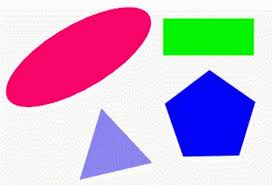
#> input picture contour1.jpg, 272 x 185 px
$ python Contours.py
#> lines starting #> are read from the running program, lines starting #| are printed output that depends on the picture; after the words box and inside, x2 and y2 are one past the last pixel; in counts of white or black regions, pixels touching at a corner belong together
import cv2

I = cv2.imread("contour1.jpg")
#> I is the input picture: shape (185, 272, 3); mean B, G, R 206.4, 176, 200
# cv2.imshow("contour1.jpg", I)

height = I.shape[0]
#> height = 185
width = I.shape[1]
#> width = 272
I_1 = cv2.resize(I, (width * 2, height * 2))
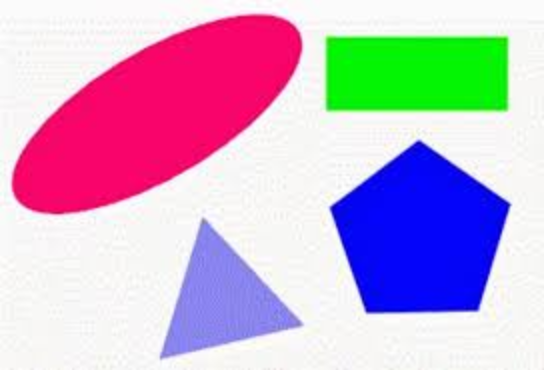
#> I_1: shape (370, 544, 3); mean B, G, R 206.4, 176, 200
# cv2.imshow("contour resize", I_1)

Ig = cv2.cvtColor(I_1, cv2.COLOR_BGR2GRAY)
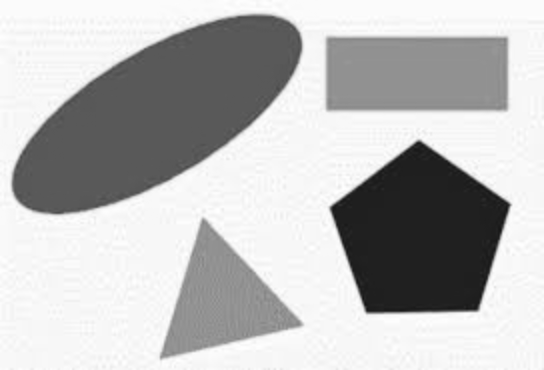
#> Ig: shape (370, 544); min 22, max 255, mean 186.7
thresh, Ib = cv2.threshold(Ig, 0, 255, cv2.THRESH_OTSU)
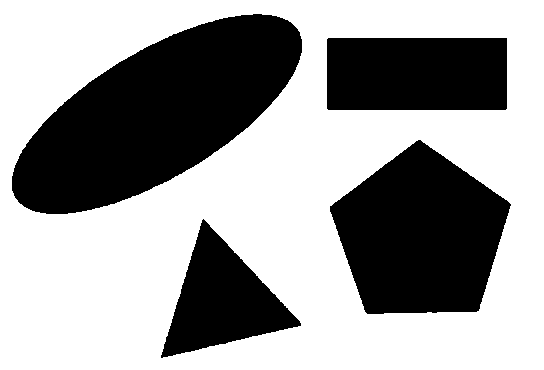
#> Ib: shape (370, 544); 61.8% white; 4 black regions
#> thresh = 168

contours,_ = cv2.findContours(Ib, cv2.RETR_TREE, cv2.CHAIN_APPROX_SIMPLE)
#> contours = 5 contours; box (x1, y1, x2, y2) and area: (0, 0, 544, 370) 200367, (11, 13, 303, 215) 33136, (329, 139, 512, 315) 22058, (326, 37, 508, 111) 13206, (160, 218, 302, 359) 9442
cv2.drawContours(I_1, contours, -1, (0, 0, 255), 2) # đỏ
cv2.imshow("Ve contour", I_1)

# Tính diện tích contour
max_area = 0.0
contour_max = []
for cnt in contours:
    if max_area <= cv2.contourArea(cnt):
        max_area = cv2.contourArea(cnt)
        contour_max = cnt
#> this loop made 5 passes
#> (max_area, contour_max) on pass 1: (200367, [[0, 0], [0, 369], [543, 369], [543, 0]])
#> after the loop, max_area = 200367
cv2.drawContours(I_1, [contour_max], -1, (0, 255, 0), 2)
cv2.imshow("Dien tich contour", I_1) # Xanh lá

# Tính chu vi contours
max_per = 0.0
for cnt in contours:
    if max_per <= cv2.arcLength(cnt, True):
        max_per = cv2.arcLength(cnt, True)
        contour_max = cnt
#> this loop made 5 passes
#> (max_per, contour_max) on pass 1: (1824, [[0, 0], [0, 369], [543, 369], [543, 0]])
#> after the loop, max_per = 1824
cv2.drawContours(I_1, [contour_max], -1, (0, 255, 255), 2)
cv2.imshow("chu vi contour", I_1) # Vàng

# Tìm contour có tỉ số giữa diện tích và bình phương chu vi là lớn nhất
max_ts = 0.0
for cnt in contours:
    tiso_S_CV = (cv2.contourArea(cnt)) / ((cv2.arcLength(cnt, True))**2)
    if max_ts <= tiso_S_CV:
        max_ts = tiso_S_CV
        contour_max = cnt
#> this loop made 5 passes
#> (tiso_S_CV, max_ts, contour_max) on pass 1: (0.0602, 0.0602, [[0, 0], [0, 369], [543, 369], [543, 0]])
#> (tiso_S_CV, max_ts) on pass 3: (0.0625, 0.0625)
#> after the loop, contour_max = contour of 248 points, box (x1, y1, x2, y2) (329, 139, 512, 315), area 22058; max_ts = 0.0625
cv2.drawContours(I_1, [contour_max], -1, (255, 255, 0), 2)
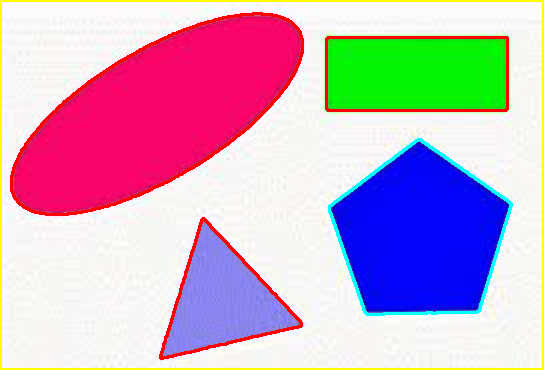
#> I_1: shape (370, 544, 3); mean B, G, R 197, 171.7, 200.3
cv2.imshow("Ti so dien tich va chu vi contour", I_1) # Xanh

cv2.waitKey(0)
